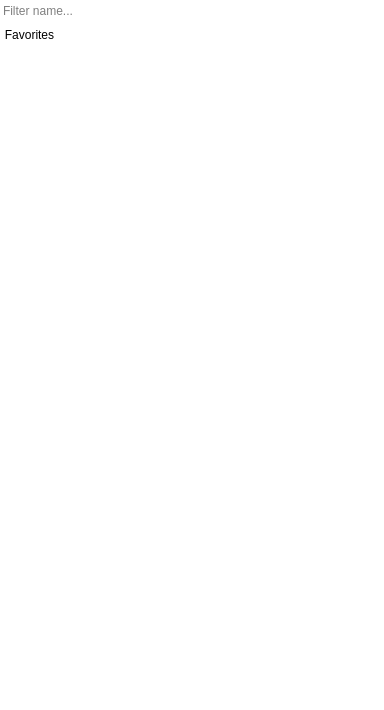
<?xml version="1.0" encoding="UTF-8"?>
<ui version="4.0">
 <class>AlgorithmRunner</class>
 <widget class="QWidget" name="AlgorithmRunner">
  <property name="geometry">
   <rect>
    <x>0</x>
    <y>0</y>
    <width>384</width>
    <height>710</height>
   </rect>
  </property>
  <property name="minimumSize">
   <size>
    <width>350</width>
    <height>0</height>
   </size>
  </property>
  <property name="styleSheet">
   <string notr="true">#AlgorithmRunner, #contents {
background-color: white;
}
ExpandableGroupBox[ expanded = &quot;true&quot; ] {
margin-top: 1.5ex;
}
ExpandableGroupBox[ expanded = &quot;false&quot; ] {
margin-top: 0ex;
margin-left: 0ex;
}
ExpandableGroupBox::title {
subcontrol-origin: margin;
subcontrol-position: top left;
padding: 0 3px;
}
#favoritesBox::title {
spacing: 24px;
}
ExpandableGroupBox::indicator:unchecked {
image: url(:/talipot/gui/ui/right_arrow-black.png);
}
ExpandableGroupBox::indicator:checked {
image: url(:/talipot/gui/ui/down_arrow-black.png);
}
ExpandableGroupBox {
background-color: &quot;#FDFDFD&quot;;
border: 1px solid &quot;#E9E9E9&quot;;
}
#favoritesBox {
border-bottom: 1px solid #C9C9C9;
}
ExpandableGroupBox[ root = &quot;true&quot; ] {
font: bold;
}
ExpandableGroupBox[ root = &quot;false&quot; ] {
border: 0px;
}
ExpandableGroupBox[root = &quot;true&quot; ][expanded = &quot;true&quot; ] {
margin-left: 1ex;
}
ExpandableGroupBox[root = &quot;false&quot; ][expanded = &quot;true&quot; ] {
margin-left: 1ex;
}
QToolButton, QComboBox {
border-image: url(:/talipot/gui/ui/btn_26.png) 4;
border-width: 4;
padding: 0px 6px;
font-size: 12px;
}
QPushButton:flat {
border-image: none;
background-color: white;
border: 1px solid &quot;#E9E9E9&quot;;
color: black;
outline: none;
/*margin: 2*/
}
QPushButton:hover {
border-image: none;
background-color: white;
border: 1px solid &quot;#C9C9C9&quot;;
}
QPushButton:disabled {
color:gray;
}
QPushButton:pressed{
border-image: none;
background-color: &quot;#E9E9E9&quot;;
border: 1px solid &quot;#C9C9C9&quot;;
}
</string>
  </property>
  <layout class="QVBoxLayout" name="verticalLayout">
   <property name="spacing">
    <number>0</number>
   </property>
   <property name="margin">
    <number>0</number>
   </property>
   <item>
    <widget class="HeaderFrame" name="header" native="true">
     <property name="sizePolicy">
      <sizepolicy hsizetype="Preferred" vsizetype="Maximum">
       <horstretch>0</horstretch>
       <verstretch>0</verstretch>
      </sizepolicy>
     </property>
     <property name="title" stdset="0">
      <string>Algorithms</string>
     </property>
    </widget>
   </item>
   <item>
    <widget class="ClearableLineEdit" name="searchBox">
     <property name="minimumSize">
      <size>
       <width>0</width>
       <height>22</height>
      </size>
     </property>
     <property name="maximumSize">
      <size>
       <width>16777215</width>
       <height>22</height>
      </size>
     </property>
     <property name="styleSheet">
      <string notr="true">#searchBox {
  background-color: white;
  border-left: 1px solid &quot;#C9C9C9&quot;;
  border-right: 0px;
  border-top: 0px;
  border-bottom: 1px solid &quot;#C9C9C9&quot;;
}</string>
     </property>
     <property name="placeholderText">
      <string>Filter name...</string>
     </property>
    </widget>
   </item>
   <item>
    <widget class="QSplitter" name="splitter">
     <property name="orientation">
      <enum>Qt::Vertical</enum>
     </property>
     <property name="handleWidth">
      <number>1</number>
     </property>
     <widget class="QScrollArea" name="algorithmList">
      <property name="sizePolicy">
       <sizepolicy hsizetype="Expanding" vsizetype="Expanding">
        <horstretch>0</horstretch>
        <verstretch>0</verstretch>
       </sizepolicy>
      </property>
      <property name="frameShape">
       <enum>QFrame::NoFrame</enum>
      </property>
      <property name="widgetResizable">
       <bool>true</bool>
      </property>
      <widget class="QWidget" name="contents">
       <property name="geometry">
        <rect>
         <x>0</x>
         <y>0</y>
         <width>384</width>
         <height>678</height>
        </rect>
       </property>
       <layout class="QVBoxLayout" name="verticalLayout_3">
        <property name="margin">
         <number>0</number>
        </property>
        <item>
         <layout class="QVBoxLayout" name="contentsLayout">
          <property name="spacing">
           <number>10</number>
          </property>
          <property name="leftMargin">
           <number>3</number>
          </property>
          <property name="topMargin">
           <number>6</number>
          </property>
          <property name="rightMargin">
           <number>3</number>
          </property>
          <property name="bottomMargin">
           <number>6</number>
          </property>
          <item>
           <widget class="FavoriteBox" name="favoritesBox">
            <property name="styleSheet">
             <string notr="true">#favoritesBox {
border: 0px;
}</string>
            </property>
            <property name="title">
             <string>Favorites</string>
            </property>
            <property name="root" stdset="0">
             <bool>true</bool>
            </property>
           </widget>
          </item>
         </layout>
        </item>
       </layout>
      </widget>
     </widget>
    </widget>
   </item>
  </layout>
 </widget>
 <customwidgets>
  <customwidget>
   <class>HeaderFrame</class>
   <extends>QWidget</extends>
   <header>HeaderFrame.h</header>
   <container>1</container>
  </customwidget>
  <customwidget>
   <class>ClearableLineEdit</class>
   <extends>QLineEdit</extends>
   <header location="global">talipot/ClearableLineEdit.h</header>
  </customwidget>
  <customwidget>
   <class>FavoriteBox</class>
   <extends>QGroupBox</extends>
   <header>ExpandableGroupBox.h</header>
   <container>1</container>
  </customwidget>
 </customwidgets>
 <resources/>
 <connections>
  <connection>
   <sender>searchBox</sender>
   <signal>textChanged(QString)</signal>
   <receiver>AlgorithmRunner</receiver>
   <slot>setFilter(QString)</slot>
   <hints>
    <hint type="sourcelabel">
     <x>192</x>
     <y>20</y>
    </hint>
    <hint type="destinationlabel">
     <x>192</x>
     <y>355</y>
    </hint>
   </hints>
  </connection>
 </connections>
 <slots>
  <slot>setFilter(QString)</slot>
 </slots>
</ui>
